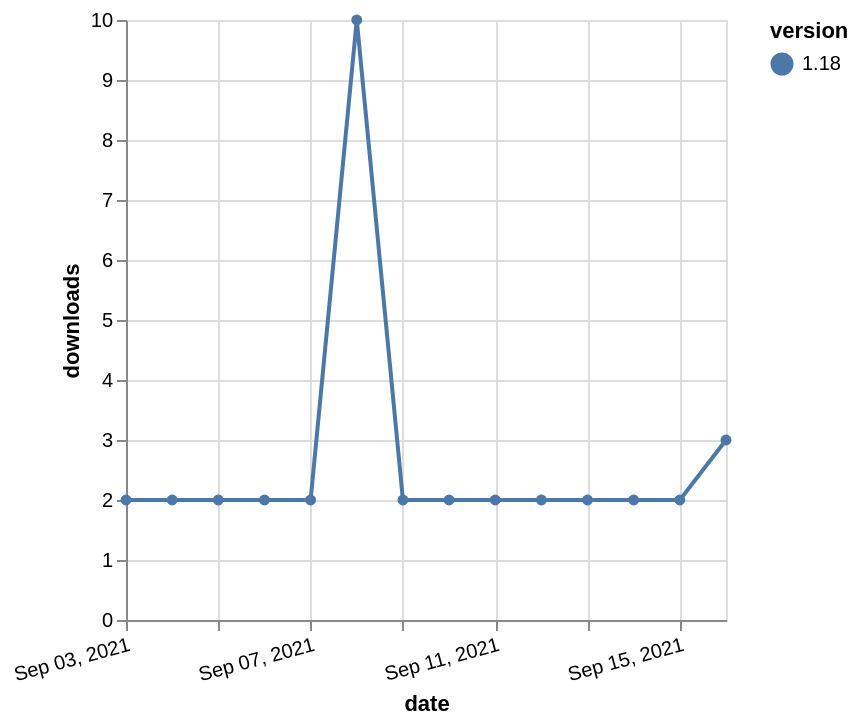

Write a Vega-Lite specification for this figure.
### Vega-Lite specification from a JSON file in a GitHub repository (floating-point values rounded to 4 significant figures)
{"$schema": "https://vega.github.io/schema/vega-lite/v5.json", "description": "A simple bar chart with embedded data.", "data": {"values": [{"date": "2021-09-03", "total": 5741, "delta": 2, "version": "1.18"}, {"date": "2021-09-04", "total": 5743, "delta": 2, "version": "1.18"}, {"date": "2021-09-05", "total": 5745, "delta": 2, "version": "1.18"}, {"date": "2021-09-06", "total": 5747, "delta": 2, "version": "1.18"}, {"date": "2021-09-07", "total": 5749, "delta": 2, "version": "1.18"}, {"date": "2021-09-08", "total": 5759, "delta": 10, "version": "1.18"}, {"date": "2021-09-09", "total": 5761, "delta": 2, "version": "1.18"}, {"date": "2021-09-10", "total": 5763, "delta": 2, "version": "1.18"}, {"date": "2021-09-11", "total": 5765, "delta": 2, "version": "1.18"}, {"date": "2021-09-12", "total": 5767, "delta": 2, "version": "1.18"}, {"date": "2021-09-13", "total": 5769, "delta": 2, "version": "1.18"}, {"date": "2021-09-14", "total": 5771, "delta": 2, "version": "1.18"}, {"date": "2021-09-15", "total": 5773, "delta": 2, "version": "1.18"}, {"date": "2021-09-16", "total": 5776, "delta": 3, "version": "1.18"}]}, "width": "container", "mark": {"type": "line", "point": {"filled": true}}, "encoding": {"x": {"field": "date", "type": "temporal", "timeUnit": "yearmonthdate", "title": "date", "axis": {"labelAngle": -15}}, "y": {"field": "delta", "type": "quantitative", "title": "downloads"}, "color": {"field": "version", "type": "nominal"}, "tooltip": {"field": "delta"}}}
